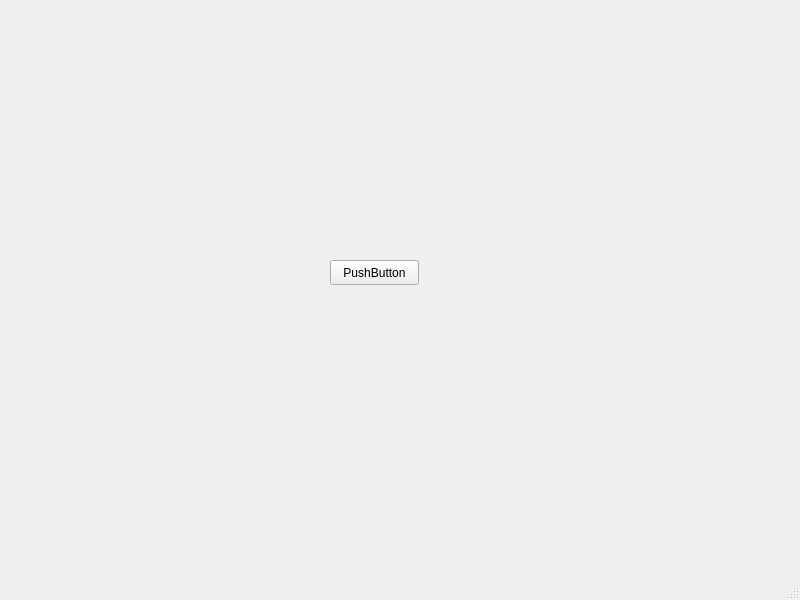
<?xml version="1.0" encoding="UTF-8"?>
<ui version="4.0">
 <class>MainWindow</class>
 <widget class="QMainWindow" name="MainWindow">
  <property name="geometry">
   <rect>
    <x>0</x>
    <y>0</y>
    <width>800</width>
    <height>600</height>
   </rect>
  </property>
  <property name="windowTitle">
   <string>MainWindow</string>
  </property>
  <widget class="QWidget" name="centralwidget">
   <widget class="QPushButton" name="pushButton">
    <property name="geometry">
     <rect>
      <x>330</x>
      <y>260</y>
      <width>89</width>
      <height>25</height>
     </rect>
    </property>
    <property name="text">
     <string>PushButton</string>
    </property>
   </widget>
  </widget>
  <widget class="QMenuBar" name="menubar">
   <property name="geometry">
    <rect>
     <x>0</x>
     <y>0</y>
     <width>800</width>
     <height>22</height>
    </rect>
   </property>
  </widget>
  <widget class="QStatusBar" name="statusbar"/>
 </widget>
 <resources/>
 <connections/>
</ui>
